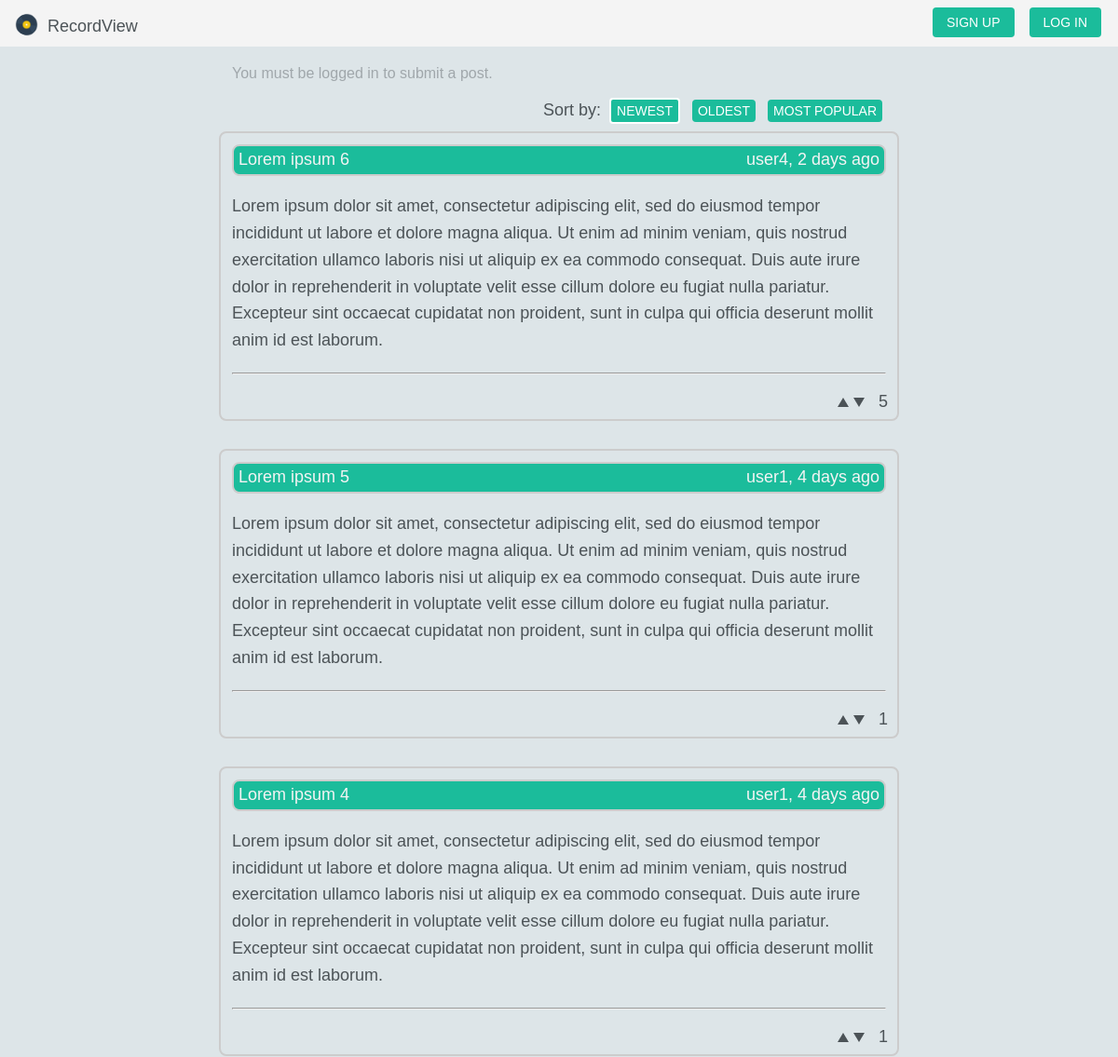
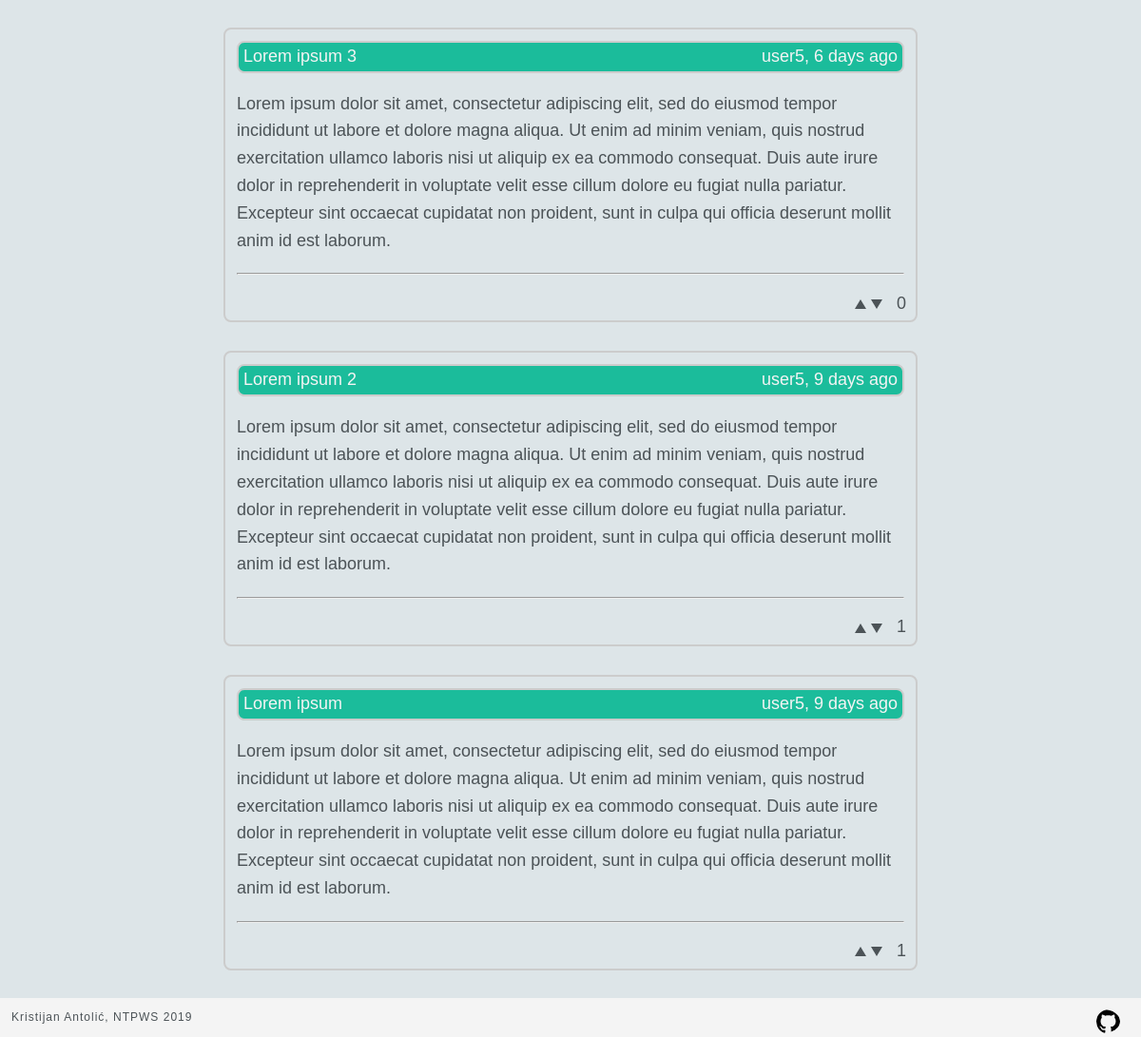
The page / on the database its author committed (2 pictures, top to bottom).
### tables this page shows
CREATE TABLE `posts` (
  `PostId` int(7) NOT NULL,
  `PostText` longtext NOT NULL,
  `PostDate` datetime NOT NULL,
  `PostTitle` text NOT NULL,
  `UserId` int(7) NOT NULL
);

CREATE TABLE `users` (
  `UserId` int(7) NOT NULL,
  `UserName` varchar(64) NOT NULL,
  `Password` varchar(128) NOT NULL,
  `DateCreated` datetime NOT NULL DEFAULT current_timestamp()
);

### home.php (the view, shortened to what this page needs)
<?php
global $DBCON;
function get_timeago($ptime)
{
    $estimate_time = time() - $ptime;
    $condition = array(
                12 * 30 * 24 * 60 * 60  =>  'year',
                30 * 24 * 60 * 60       =>  'month',
                24 * 60 * 60            =>  'day',
                60 * 60                 =>  'hour',
                60                      =>  'minute',
                1                       =>  'second'
    );
    foreach( $condition as $secs => $str )
    {
        $d = $estimate_time / $secs;
        if( $d >= 1 )
        {
            $r = round( $d );
            return  $r . ' ' . $str . ( $r > 1 ? 's' : '' ) . ' ago';
        }
    }
}
if (isset($_SESSION['UserId'])){ ?>
    <div id="submit-post-form" style="margin-bottom: 20px;">
        <form id="post-form">
            <input type="text" name="PostTitle" id="PostTitle" class="PostTitle" placeholder="Write Post" minlength=6 maxlength=100></input>
            <div class="submit-container">
                <textarea name="PostText" id="PostText" class="PostText" placeholder="Content" minlength=300 maxlength=3000></textarea>
                <input type="submit" class="Post-button" id="AddPost" value="POST"/>
            </div>
        </form>
        <p id="msg-post-short" style="visibility:hidden;"></p>
    </div>
<?php }
else{ ?>
<div id="submit-post-form-notification">You must be logged in to submit a post.</div>
<?php } ?>
<div id="sort-section">
    <div id="sorting-buttons">
        Sort by:
        <button class="sort-button <?php if ((isset($_GET['Sort']) && $_GET['Sort'] == "Newest") || !isset($_GET['Sort'])){echo "sort-button-highlighted";}?>" id="sort-by-date-new" >Newest</button>
        <button class="sort-button <?php if ((isset($_GET['Sort']) && $_GET['Sort'] == "Oldest")){echo "sort-button-highlighted";}?>" id="sort-by-date-old">Oldest</button>
        <button class="sort-button <?php if ((isset($_GET['Sort']) && $_GET['Sort'] == "Popularity")){echo "sort-button-highlighted";}?>" id="sort-by-popularity">Most popular</button>
    </div>
</div>
<div id="site-posts">
    <?php
    if (isset($_GET['Sort'])){
        if($_GET['Sort'] == "Newest"){
            $query_content = "SELECT posts.*, users.UserName FROM posts INNER JOIN users ON posts.UserId = users.UserId ORDER BY PostDate DESC";
        }
        elseif($_GET['Sort'] == "Oldest"){
            $query_content = "SELECT posts.*, users.UserName FROM posts INNER JOIN users ON posts.UserId = users.UserId ORDER BY PostDate ASC";
        }
        elseif($_GET['Sort'] == "Popularity"){
            $query_content = "SELECT
            CASE WHEN SumLikes IS NULL THEN 0
            ELSE SumLikes END AS SumLikesF,
            posts.*, users.UserName
            FROM `posts`
            LEFT JOIN (SELECT likes.PostId, SUM(LikeValue) AS SumLikes FROM `likes` GROUP BY PostId) `likes`
            ON likes.PostId = posts.PostId
            INNER JOIN `users`
            On users.UserId = posts.UserId
            ORDER BY SumLikesF DESC";
        }
    }
    else{
        $query_content = "SELECT posts.*, users.UserName FROM posts INNER JOIN users ON posts.UserId = users.UserId ORDER BY PostDate DESC";
    }
    $qry = mysqli_query($DBCON, $query_content);
    while($post = mysqli_fetch_array($qry))
    {
        $timeago=get_timeago(strtotime($post['PostDate']));
        $post_qry = mysqli_query($DBCON, "SELECT likes.PostId, SUM(LikeValue) AS SumLikes FROM `likes` WHERE PostId = ".$post['PostId']." GROUP BY PostId");
        $like_status = (mysqli_num_rows($post_qry)==0) ? 0 : mysqli_fetch_assoc($post_qry)['SumLikes'];
        ?>
        <div class="post" postid="<?php echo $post['PostId']; ?>">
            <div class="post-header">
                <p class="post-title"><?php echo $post['PostTitle']; ?></p>
                <p class="post-author"><a href='#'><?php
                    $author = (isset($_SESSION['UserName']) && $post['UserId'] == $_SESSION['UserId'])? 'you' : $post['UserName'];
                    echo $author;
                ?>, <?php echo $timeago; ?>  </a></p>
            </div>
            <p class ="post-text-paragraph" style='margin-bottom: 20px;word-wrap: break-word;'><?php echo nl2br($post['PostText']); ?></p><hr style="margin-bottom:36px;"/>
            <div class="voting-area"><?php
                if (isset($_SESSION['UserId'])){
                    $qry_likes = mysqli_query($DBCON, "SELECT LikeValue FROM likes WHERE likes.UserId=".$_SESSION['UserId']." AND likes.PostId=".$post['PostId']."");
                    $qry_likes_rows = mysqli_num_rows($qry_likes);
                    if ($qry_likes_rows > 0){
                        $usr_like = mysqli_fetch_assoc($qry_likes)['LikeValue'];
                        if($usr_like==1){
                            ?><div class="vote-button " id="upvote" style="border-bottom-color: #1BBC9B;"></div>
                            <div class="vote-button " id="downvote"></div><?php
                        }
                        else{
                            ?><div class="vote-button " id="upvote"></div>
                            <div class="vote-button " id="downvote" style="border-top-color: #1BBC9B;"></div><?php
                        }
                    }
                    else{
                        ?><div class="vote-button " id="upvote"></div>
                        <div class="vote-button " id="downvote"></div><?php
                    }
                }
                else{
                    ?><div class="vote-button signup-to-vote"></div>
                    <div class="vote-button signup-to-vote"></div><?php
                }
                ?>
                <span id="vote-status"><?php echo $like_status; ?></span>
            </div>
        </div>
        <?php
    }
    ?>
</div>

### index.php (shortened to what this page needs)
<?php
global $DBCON;
?>
<!doctype html>
<html lang="en">
<head>
	<link rel="stylesheet" type="text/css" href="css/styles.css">
</head>
<body>
	<div id="page">
		<header class="site-header">
			<div class="header-content">
				<nav>
					<ul>
						<li><a id="homebtn" href="index.php?menu=1"> <img src="media/images/disc-vinyl-icon.png" alt="Avatar" /> RecordView</a></li>
						<li id="login">
							<div class="container">
								<?php
								if (isset($_SESSION['UserName'])) {
									?>
									<a href='logout.php' id='logout-button'><button class="header-button" >logout</button></a><p>Welcome, <?php echo ($_SESSION['UserName']); ?></p>
								<?php
								} else {
									?>
									<button class="header-button" id="login-button">log in</button>
									<button class="header-button" id="signup-button" >sign up</button>
								<?php
								}
								?>
							</div>
						</li>
					</ul>
				</nav>
			</div>
		</header>
		<main class="site-content">
		<?php
			if (!isset($_GET['menu']) || $_GET['menu'] == 1) {
				include("home.php");
			}
			?>
		</main>
		<footer class="site-footer">
			<p>Kristijan Antolić, NTPWS 2019<a href="https://github.com/kristijan1812/ntpws" target="_blank"><img src="media/images/25231.svg" title="Github link" alt="Github link"></a></p>
		</footer>
	</div>
</body>
</html>

### css/styles.css (style rules this page uses)
html, body { height: 100%; }
body { background: #dde5e8; font-size: 18px; line-height: 1.6; overflow-x: hidden; color: #4c5357; margin: 0; padding: 0; font-family: proxima-nova-1,proxima-nova-2,montserrat,Helvetica,sans-serif; }
.voting-area { position: absolute; bottom: 4px; right: 10px; }
#vote-status { margin-left:10px; }
.vote-button { cursor: pointer; width: 0; height: 0; border-left: 6px solid transparent; border-right: 6px solid transparent; border-top: 10px solid #4c5357; display: inline-block; vertical-align: middle; }
.vote-button:first-of-type { border-top: none; border-bottom: 10px solid #4c5357; }
#page { position: relative; margin: 0 auto; overflow-x: hidden; height: calc(100% - 40px); }
.site-content { min-height:500px; }
.site-header, .site-footer { background-color: #f4f4f4; padding-top: 0; position: relative; z-index: 80; display: inline-block; min-height: 30px; width: 100%; max-height:50px; }
.header-content nav { list-style:none; overflow:hidden; margin:0; padding:0; text-align:center; }
.header-content nav img { max-height:25px; float:left; vertical-align: middle; border-radius: 50%; padding-right: 10px; }
.header-content nav ul { text-align: center; list-style-type: none; margin: 0; padding: 0; overflow: hidden; }
.header-content nav li { display: inline; }
#homebtn { display:inline-block; text-align: center; padding: 14px 16px; text-decoration: none; max-height:40px; color: #4c5357; }
.header-content nav ul li:first-child a { color:#1BBC9B; float:left; }
.header-content nav ul li:last-child .container { float:right; vertical-align:middle; }
.site-footer { position: fixed; max-height: 50px; right: 0; bottom: 0; left: 0; }
footer p { font-size:12px; margin: 1em; line-height: 1.4em; letter-spacing: 1px; }
footer img { max-height:25px; float:right; vertical-align: middle; border-radius: 50%; padding-left: 10px; }
footer a { float:right; color: #4c5357; padding-right: 10px; text-decoration: none; }
.container { margin: 0 10px 0 0; line-height: 50px; overflow:hidden; }
.header-button { padding: 8px 15px; border: 0; outline: 0; color: #fff; background: #1BBC9B; font-size: 14px; text-transform: uppercase; border-radius: 4px; box-shadow: 0 4px 0 darken(#1BBC9B, 5%); float: right; vertical-align: middle; margin: 8px; }
#site-posts, #signup-outer-container { width: 65%; margin: 0 auto; }
.sort-button { padding: 4px 6px; border: 0; outline: 0; color: #fff; background: #1BBC9B; font-size: 14px; text-transform: uppercase; border-radius: 4px; box-shadow: 0 4px 0 darken(#1BBC9B, 5%); vertical-align: middle; margin: 4px; }
.sort-button-highlighted { padding: 4px 6px; border: 2px solid white; outline: 0; color: #fff; background: #1BBC9B; font-size: 14px; text-transform: uppercase; border-radius: 4px; box-shadow: 0 4px 0 darken(#1BBC9B, 5%); vertical-align: middle; margin: 4px; }
#sort-section { color: #4c5357; width: 58.5%; margin: 0 auto; min-height:40px ; line-height: 0.6; }
#sorting-buttons { float:right; }
#submit-post-form-notification { margin: 0 auto 10px auto; width:58.5%; color: #A0A7AB; font-size: 16px; }
.post { width: 90%; min-height: 100px; padding: 12px; border: 2px solid #CCC; border-radius: 8px; margin: 0 auto 30px auto; vertical-align: middle; position:relative; }
.post-author, .post-title { color:#f4f4f4; margin: 0 auto; line-height: 1; }
.post-author { float: right; }
.post-title { float: left; }
.post-author a { color:#f4f4f4; text-decoration: none; }
.post-header { background-color: #1BBC9B; min-height: 20px; padding: 5px; border: 2px solid #CCC; border-radius: 8px; }

### rows shown on the page
posts: PostTitle "Lorem ipsum 6", UserId.UserName "user4", PostDate "2 days ago", PostText "Lorem ipsum dolor sit amet, consectetur adipiscing elit, sed do eiusmod tempor incididunt ut labore et dolore magna aliqua. Ut enim ad minim veniam, quis nostrud exercitation ullamco laboris nisi ut aliquip ex ea commodo consequat. Duis aute irure dolor in reprehenderit in voluptate velit esse cillum dolore eu fugiat nulla pariatur. Excepteur sint occaecat cupidatat non proident, sunt in culpa qui officia deserunt mollit anim id est laborum.", like_status "5"
posts: PostTitle "Lorem ipsum 5", UserId.UserName "user1", PostDate "4 days ago", PostText "Lorem ipsum dolor sit amet, consectetur adipiscing elit, sed do eiusmod tempor incididunt ut labore et dolore magna aliqua. Ut enim ad minim veniam, quis nostrud exercitation ullamco laboris nisi ut aliquip ex ea commodo consequat. Duis aute irure dolor in reprehenderit in voluptate velit esse cillum dolore eu fugiat nulla pariatur. Excepteur sint occaecat cupidatat non proident, sunt in culpa qui officia deserunt mollit anim id est laborum.", like_status "1"
posts: PostTitle "Lorem ipsum 4", UserId.UserName "user1", PostDate "4 days ago", PostText "Lorem ipsum dolor sit amet, consectetur adipiscing elit, sed do eiusmod tempor incididunt ut labore et dolore magna aliqua. Ut enim ad minim veniam, quis nostrud exercitation ullamco laboris nisi ut aliquip ex ea commodo consequat. Duis aute irure dolor in reprehenderit in voluptate velit esse cillum dolore eu fugiat nulla pariatur. Excepteur sint occaecat cupidatat non proident, sunt in culpa qui officia deserunt mollit anim id est laborum.", like_status "1"
posts: PostTitle "Lorem ipsum 3", UserId.UserName "user5", PostDate "6 days ago", PostText "Lorem ipsum dolor sit amet, consectetur adipiscing elit, sed do eiusmod tempor incididunt ut labore et dolore magna aliqua. Ut enim ad minim veniam, quis nostrud exercitation ullamco laboris nisi ut aliquip ex ea commodo consequat. Duis aute irure dolor in reprehenderit in voluptate velit esse cillum dolore eu fugiat nulla pariatur. Excepteur sint occaecat cupidatat non proident, sunt in culpa qui officia deserunt mollit anim id est laborum.", like_status "0"
posts: PostTitle "Lorem ipsum 2", UserId.UserName "user5", PostDate "9 days ago", PostText "Lorem ipsum dolor sit amet, consectetur adipiscing elit, sed do eiusmod tempor incididunt ut labore et dolore magna aliqua. Ut enim ad minim veniam, quis nostrud exercitation ullamco laboris nisi ut aliquip ex ea commodo consequat. Duis aute irure dolor in reprehenderit in voluptate velit esse cillum dolore eu fugiat nulla pariatur. Excepteur sint occaecat cupidatat non proident, sunt in culpa qui officia deserunt mollit anim id est laborum.", like_status "1"
posts: PostTitle "Lorem ipsum", UserId.UserName "user5", PostDate "9 days ago", PostText "Lorem ipsum dolor sit amet, consectetur adipiscing elit, sed do eiusmod tempor incididunt ut labore et dolore magna aliqua. Ut enim ad minim veniam, quis nostrud exercitation ullamco laboris nisi ut aliquip ex ea commodo consequat. Duis aute irure dolor in reprehenderit in voluptate velit esse cillum dolore eu fugiat nulla pariatur. Excepteur sint occaecat cupidatat non proident, sunt in culpa qui officia deserunt mollit anim id est laborum.", like_status "1"
